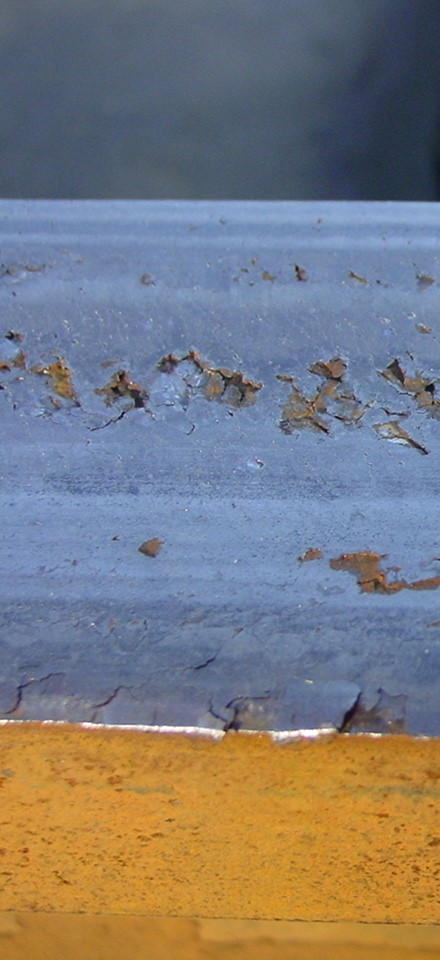
#> input picture rail1.JPG, 440 x 960 px
$ python main18.py   (older library calls are emulated)
#> lines starting #> are read from the running program, lines starting #| are printed output that depends on the picture; after the words box and inside, x2 and y2 are one past the last pixel; in counts of white or black regions, pixels touching at a corner belong together
import cv2
import numpy as np
import copy

frame = cv2.imread('rail1.JPG')
#> frame is the input picture: shape (960, 440, 3); mean B, G, R 124.9, 122.6, 123.8

cv2.namedWindow("hsv")
contour_counter = 0
while True:
    contour_counter = 0
    # basic processing
    blurred_frame = cv2.GaussianBlur(frame, (5, 5), 0)
    cv2.imshow("main", frame)
    hsv = cv2.cvtColor(blurred_frame, cv2.COLOR_BGR2HSV)
#> hsv: shape (960, 440, 3); mean H, S, V 85.9, 106, 159.3
    cv2.imshow("hsv", hsv)

    # masking the color
    lower_blue = np.array([0, 0, 0])
    upper_blue = np.array([130, 145, 110])
    mask = cv2.inRange(hsv, lower_blue, upper_blue)
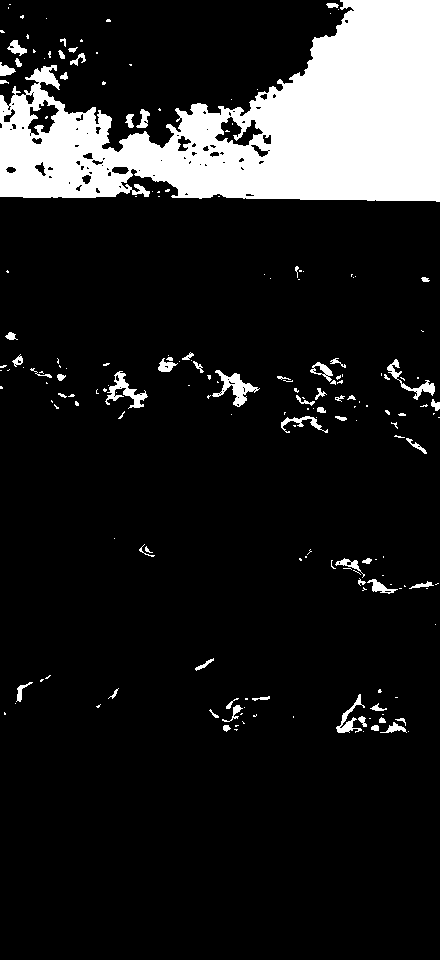
#> mask: shape (960, 440); 13.2% white; 190 white regions (129 under 20 px)
    cv2.imshow("Mask", mask)

    # Contouring
    new_frame = frame.copy()
    _, contours, _ = cv2.findContours(mask, cv2.RETR_TREE, cv2.CHAIN_APPROX_NONE)
#> contours = 298 contours, 227 with area under 20; largest, box (x1, y1, x2, y2) and area: (0, 0, 440, 202) 51187, (214, 116, 264, 147) 722, (27, 99, 60, 136) 628, (212, 370, 260, 407) 543, (105, 371, 148, 409) 428
    for contour in contours:
        area = cv2.contourArea(contour)

        if area > 5000:
            cv2.drawContours(new_frame, contour, -1, (0, 255, 0), 3)
            contour_counter += 1
#> this loop made 298 passes
#> (area, contour_counter) on pass 224: (51187, 1)
#> area on passes 4, 6, 7, 11, 12, 20: 29, 28, 85.5, 21.5, 38, 59
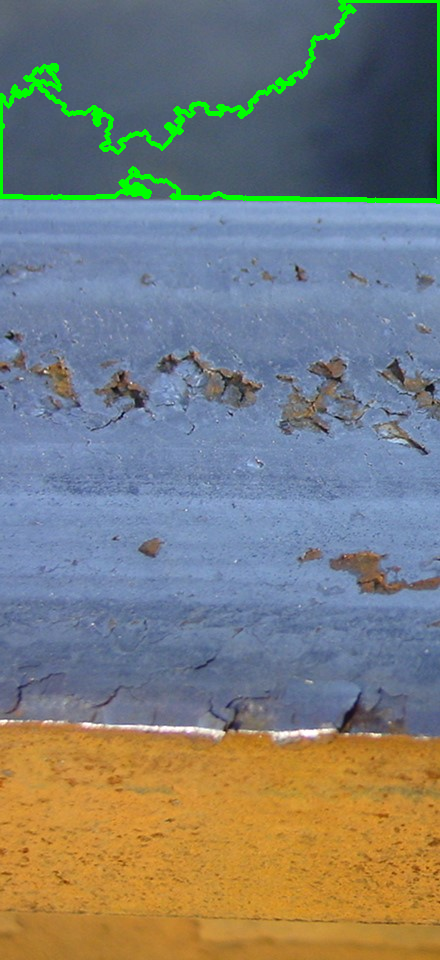
#> new_frame: shape (960, 440, 3); 1.85% of pixels changed, all inside (x1, y1, x2, y2) = (0, 0, 440, 204)
#> after the loop, contour_counter = 1

    cv2.imshow("Frame", new_frame)
    print(contour_counter)
#| 1

    key = cv2.waitKey(1)
#> (key Esc is pressed here)
    if key == 27:
        break

cv2.destroyAllWindows()

$ run again, with rail2.JPG copied over rail1.JPG
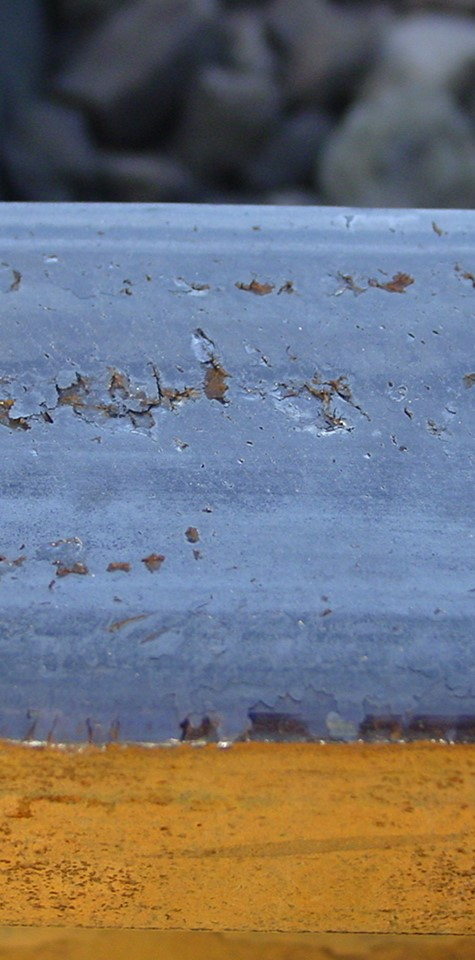
#> input picture rail2.JPG, 475 x 960 px
#> frame is the input picture: shape (960, 475, 3); mean B, G, R 119.4, 114.7, 114.1
#> hsv: shape (960, 475, 3); mean H, S, V 88.1, 104.6, 149.8
#> `mask = cv2.inRange(hsv, lower_blue, upper_blue)`:
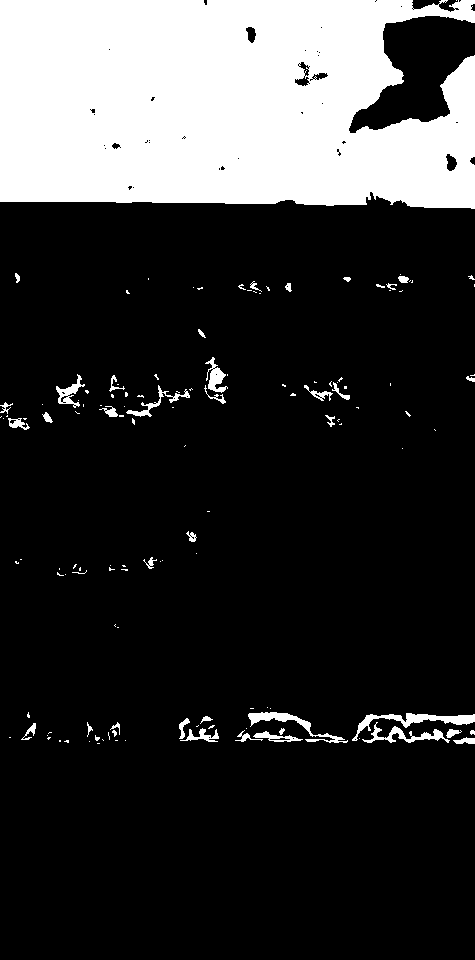
#> mask: shape (960, 475); 20.5% white; 134 white regions (94 under 20 px)
#> contours = 212 contours, 171 with area under 20; largest, box (x1, y1, x2, y2) and area: (0, 0, 475, 209) 87412, (352, 713, 475, 741) 712, (248, 712, 348, 743) 508, (362, 722, 450, 743) 394, (205, 357, 228, 393) 292
#> the loop `for contour in contours:` made 212 passes
#> (area, contour_counter) on pass 160: (87412, 1)
#> after the loop `for contour in contours:`:
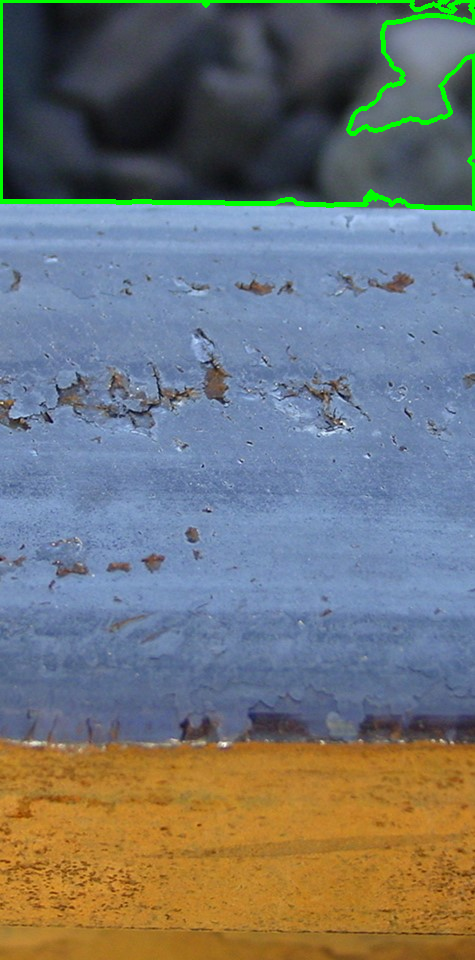
#> new_frame: shape (960, 475, 3); 1.59% of pixels changed, all inside (x1, y1, x2, y2) = (0, 0, 475, 211)
#> after the loop `for contour in contours:`: contour_counter = 1
#| 1

$ run again, with rail3.JPG copied over rail1.JPG
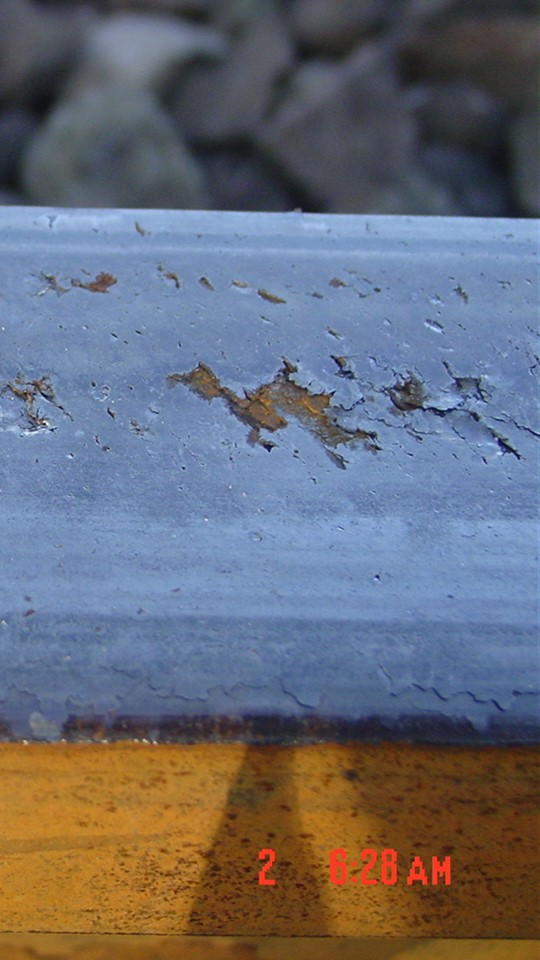
#> input picture rail3.JPG, 540 x 960 px
#> frame is the input picture: shape (960, 540, 3); mean B, G, R 117.4, 107.2, 104.5
#> hsv: shape (960, 540, 3); mean H, S, V 86.3, 106, 141.5
#> `mask = cv2.inRange(hsv, lower_blue, upper_blue)`:
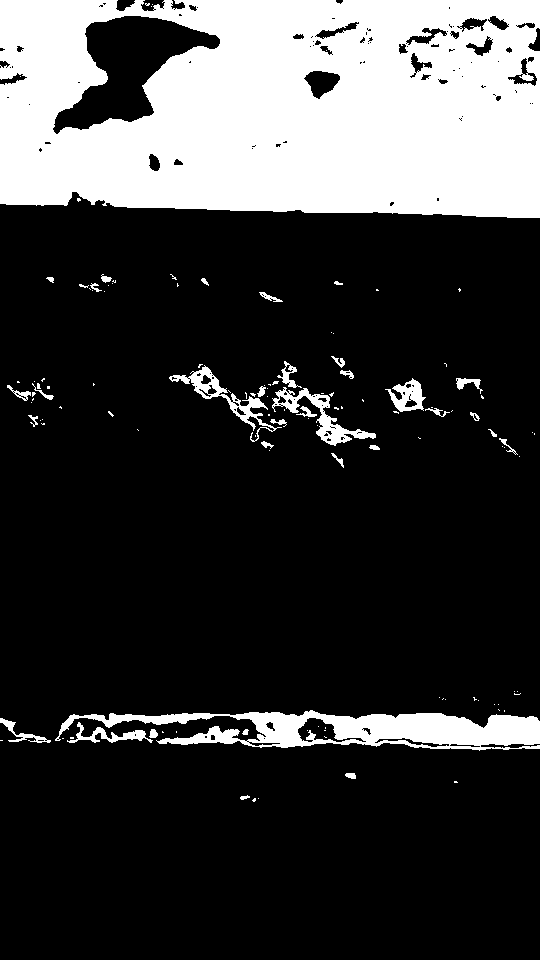
#> mask: shape (960, 540); 22.7% white; 124 white regions (89 under 20 px)
#> contours = 322 contours, 247 with area under 20; largest, box (x1, y1, x2, y2) and area: (0, 0, 540, 218) 112077, (55, 710, 540, 751) 10220, (52, 15, 221, 135) 8896, (272, 387, 376, 446) 1361, (169, 365, 282, 442) 1264
#> the loop `for contour in contours:` made 322 passes
#> area on passes 5, 11, 12, 13, 15, 19, 20, 21: 39.5, 20, 47, 421, 218, 10220, 69, 87
#> after the loop `for contour in contours:`:
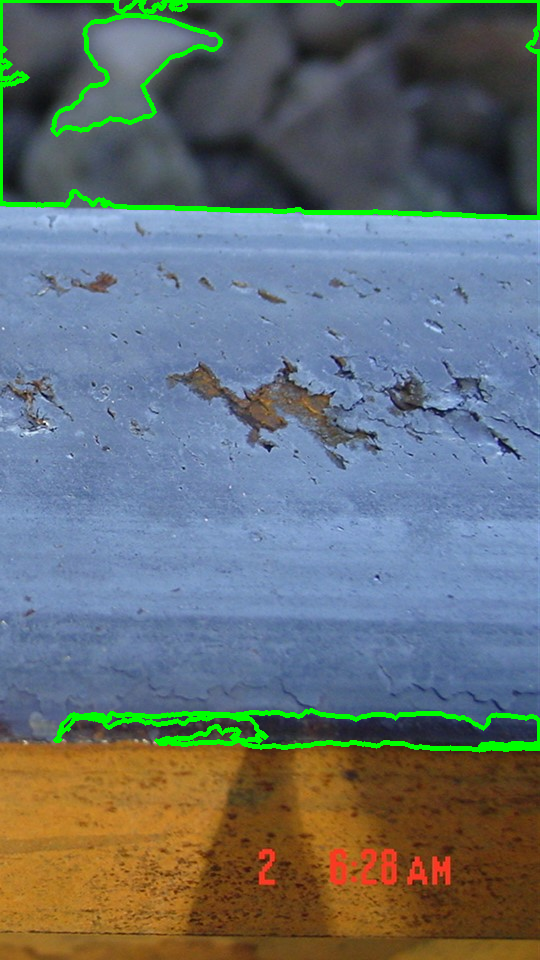
#> new_frame: shape (960, 540, 3); 2.94% of pixels changed, all inside (x1, y1, x2, y2) = (0, 0, 540, 753)
#> after the loop `for contour in contours:`: contour_counter = 3
#| 3

$ run again, with 01_WheelBurn_Test_jpg.rf.44f39db113a48fecc4091571b17a198d.jpg copied over rail1.JPG
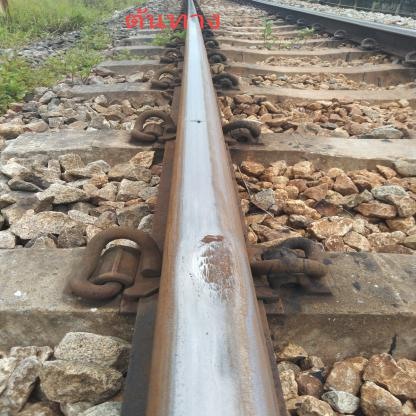
#> input picture 01_WheelBurn_Test_jpg.rf.44f39db113a48fecc4091571b17a198d.jpg, 416 x 416 px
#> frame is the input picture: shape (416, 416, 3); mean B, G, R 121.1, 135.9, 147.3
#> hsv: shape (416, 416, 3); mean H, S, V 29.4, 53.5, 149.5
#> `mask = cv2.inRange(hsv, lower_blue, upper_blue)`:
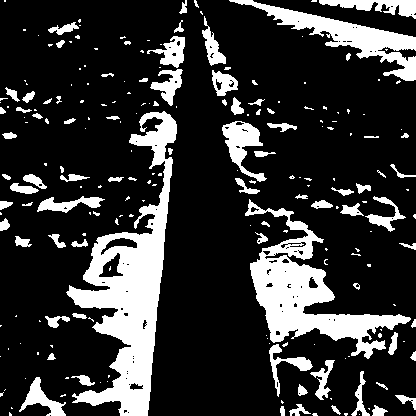
#> mask: shape (416, 416); 20.4% white; 218 white regions (134 under 20 px)
#> contours = 310 contours, 230 with area under 20; largest, box (x1, y1, x2, y2) and area: (66, 111, 177, 416) 11864, (245, 199, 411, 359) 7400, (229, 0, 416, 81) 3324, (222, 121, 267, 182) 1084, (319, 0, 416, 19) 768
#> the loop `for contour in contours:` made 310 passes
#> (area, contour_counter) on passes 95, 192: (7400.5, 1), (11864, 2)
#> after the loop `for contour in contours:`:
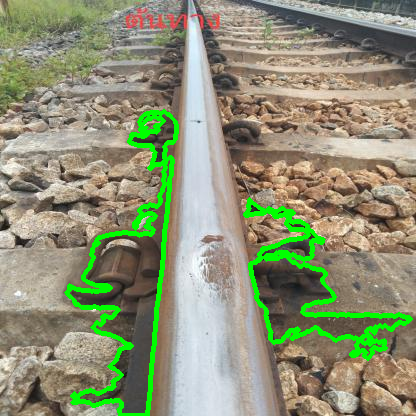
#> new_frame: shape (416, 416, 3); 5.74% of pixels changed, all inside (x1, y1, x2, y2) = (64, 109, 413, 416)
#> after the loop `for contour in contours:`: contour_counter = 2
#| 2
